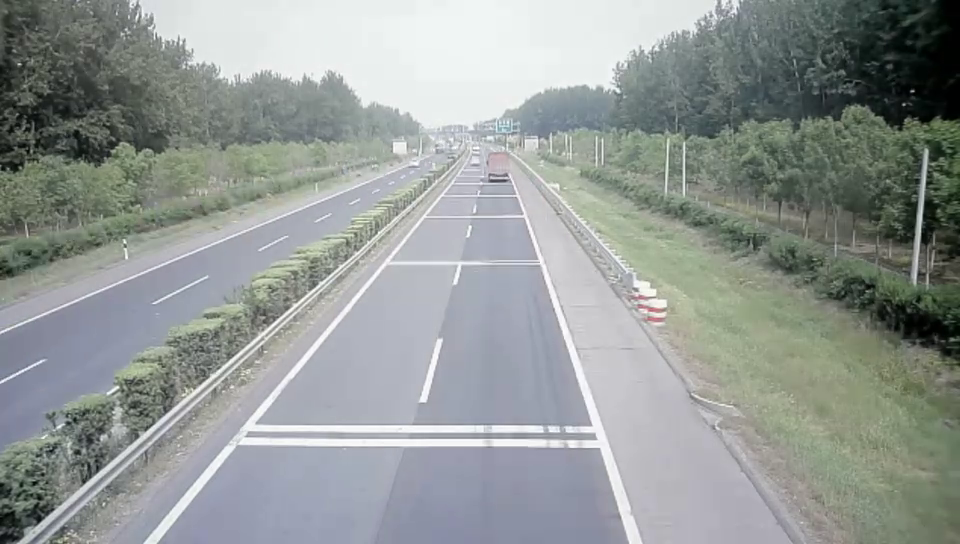
#> input picture frame 15 of asset/video/aod#5.mp4, 960 x 544 px
$ python finsihed_long_term.py
#> lines starting #> are read from the running program, lines starting #| are printed output that depends on the picture
from collections import deque

import cv2
import numpy as np


def get_median_very_new(images):
    images = np.asarray(images)

    # Reshape to combine frames along a new axis (efficient for stacking)
    result = images.transpose([1, 2, 0]).astype(np.uint8)

    # Reshape the array to flatten each element pair
    flattened_arr = result.reshape(-1, len(images))
    # Calculate the median along the columns (axis=1)
    medians = np.median(flattened_arr, axis=1)
    # Reshape the medians back to the original
    median_array = medians.reshape(result.shape[0], result.shape[1])
    return median_array.astype(np.uint8)

if __name__ == '__main__':
    cap = cv2.VideoCapture("../asset/video/aod#5.mp4")
    # Get video width and height using property access
    width = int(cap.get(cv2.CAP_PROP_FRAME_WIDTH))
    height = int(cap.get(cv2.CAP_PROP_FRAME_HEIGHT))

    n = 100
    m = 20
    threshold = 100
    last_n_frames = deque(maxlen=n)

    last_n_masks = deque(maxlen=m)

    n_frames = 0
    while True:
        has_frame, frame = cap.read()
#> frame is the input picture: shape (544, 960, 3); mean B, G, R 150.2, 152.7, 147
        if not has_frame:
            break
        n_frames += 1

        # Convert to grayscale
        frame = cv2.cvtColor(frame, cv2.COLOR_BGR2GRAY)
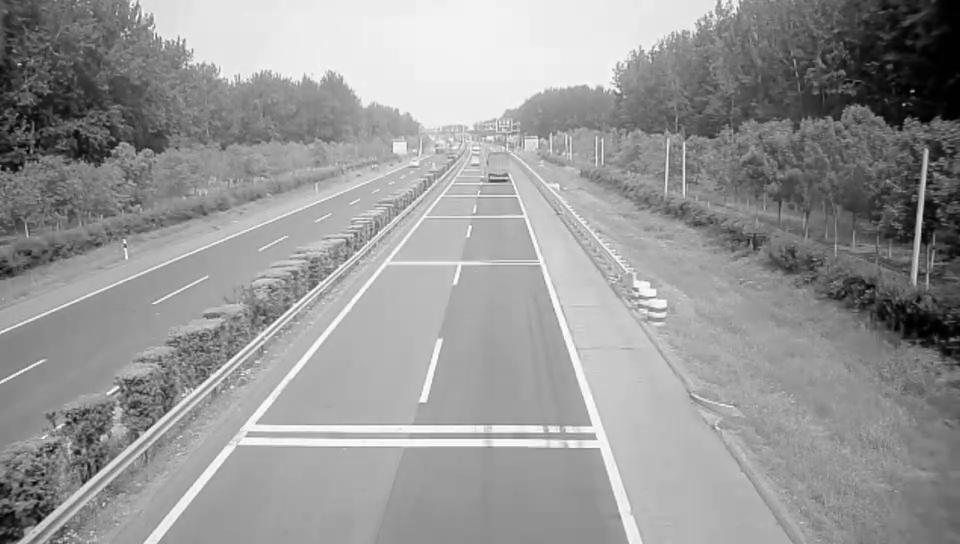
#> frame: shape (544, 960); min 0, max 255, mean 150.7
        last_n_frames.append(frame)

        if n_frames > n:
            long_term = get_median_very_new(last_n_frames)
            cv2.imshow('long term', long_term)

            # [9 lines of commented-out code are left out]

        cv2.imshow('webcam', frame)
        if cv2.waitKey(1) == ord('q'):
#> (key q is pressed here)
            break
    cap.release()
    cv2.destroyAllWindows()

$ run again, starting later in the video
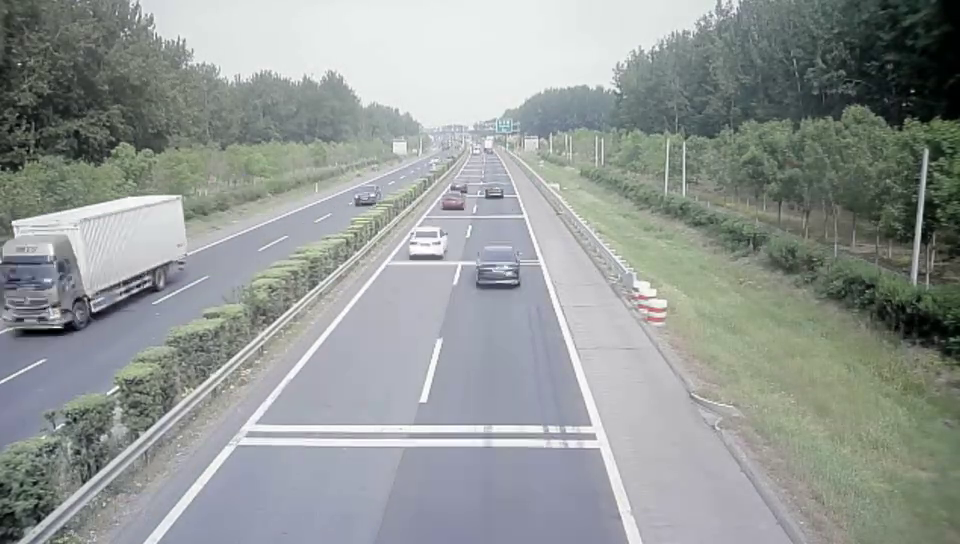
#> input picture frame 67 of asset/video/aod#5.mp4, 960 x 544 px
#> frame is the input picture: shape (544, 960, 3); mean B, G, R 150.4, 152.6, 147.2
#> `frame = cv2.cvtColor(frame, cv2.COLOR_BGR2GRAY)`:
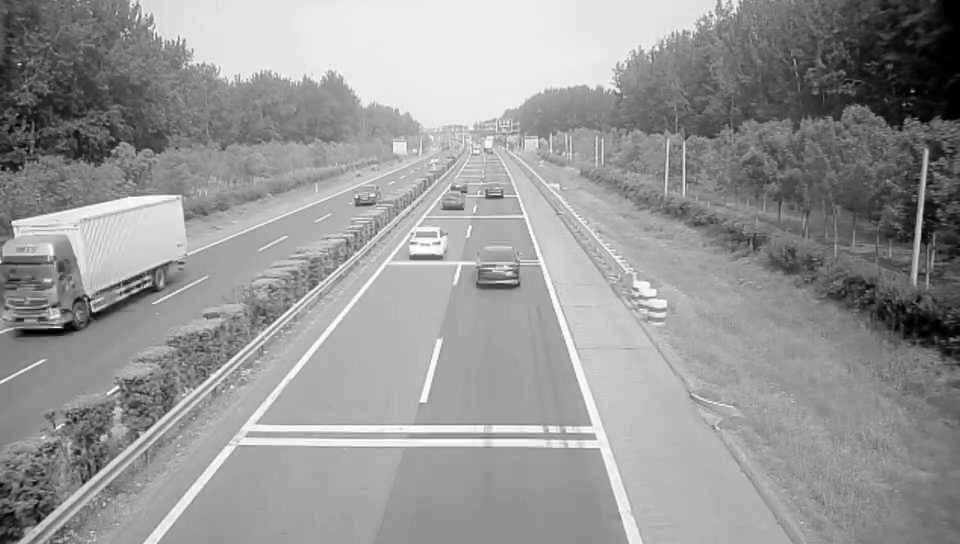
#> frame: shape (544, 960); min 0, max 255, mean 150.7
